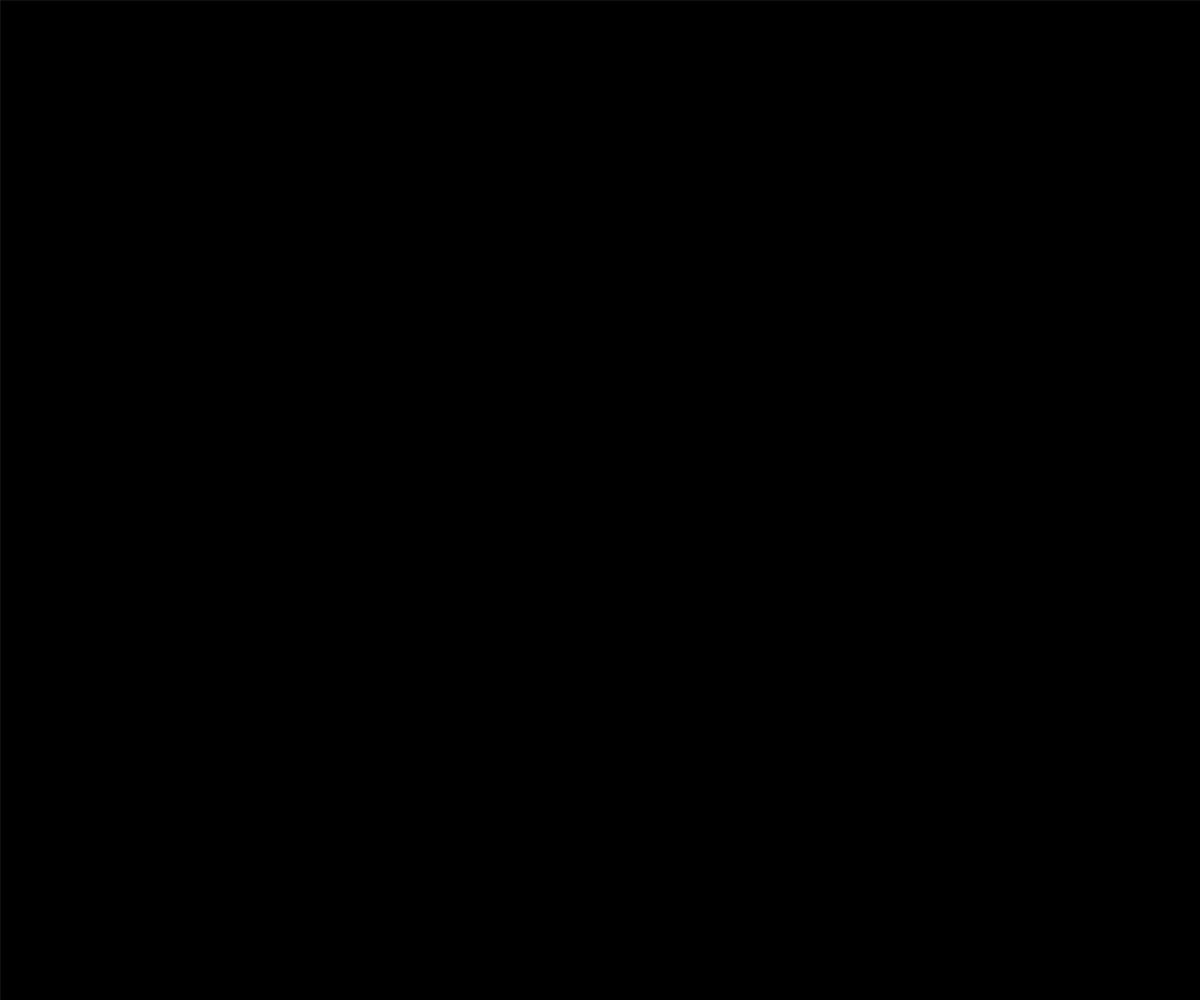
Frame 1 (no input)
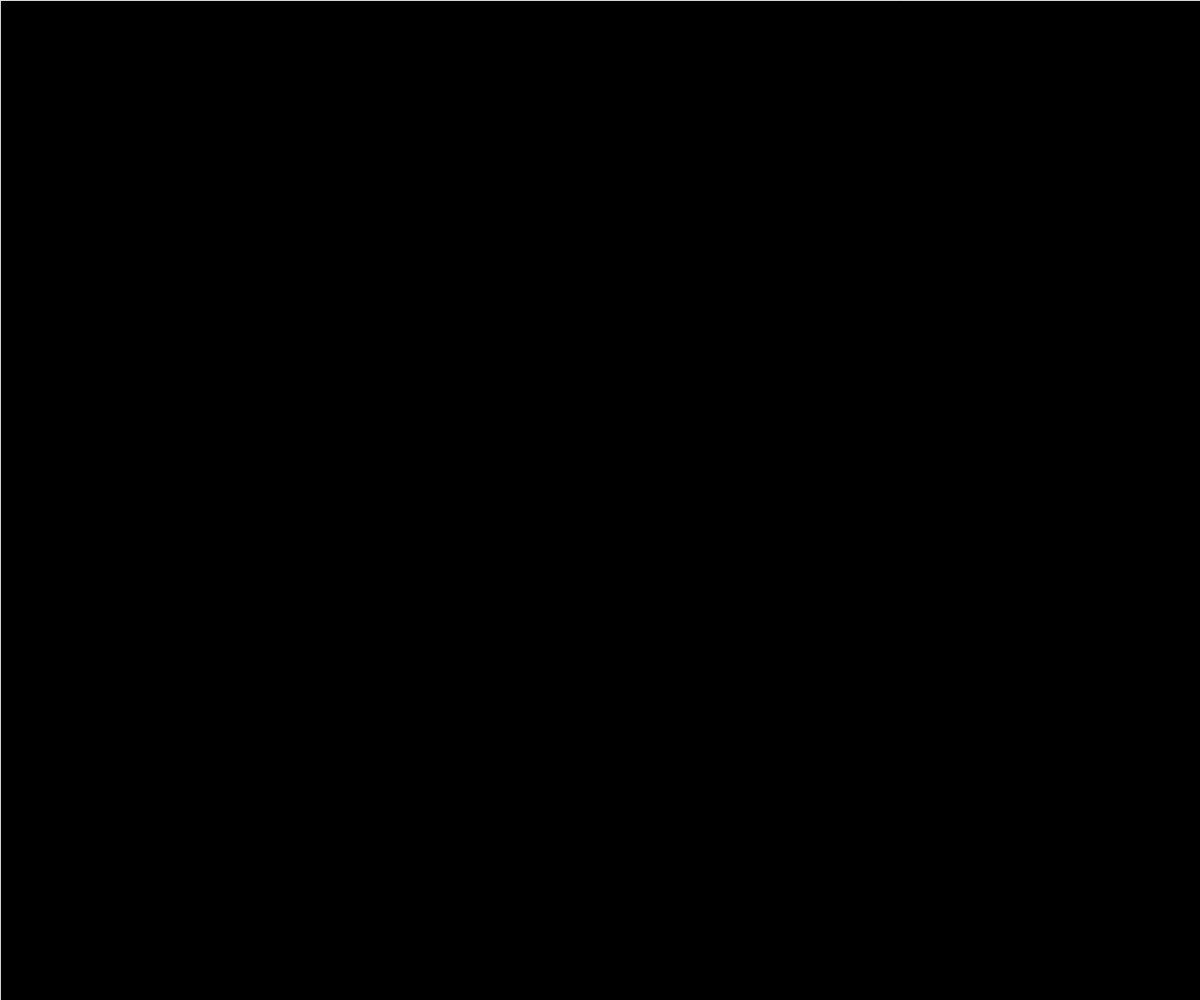
Frame 60 (no input)
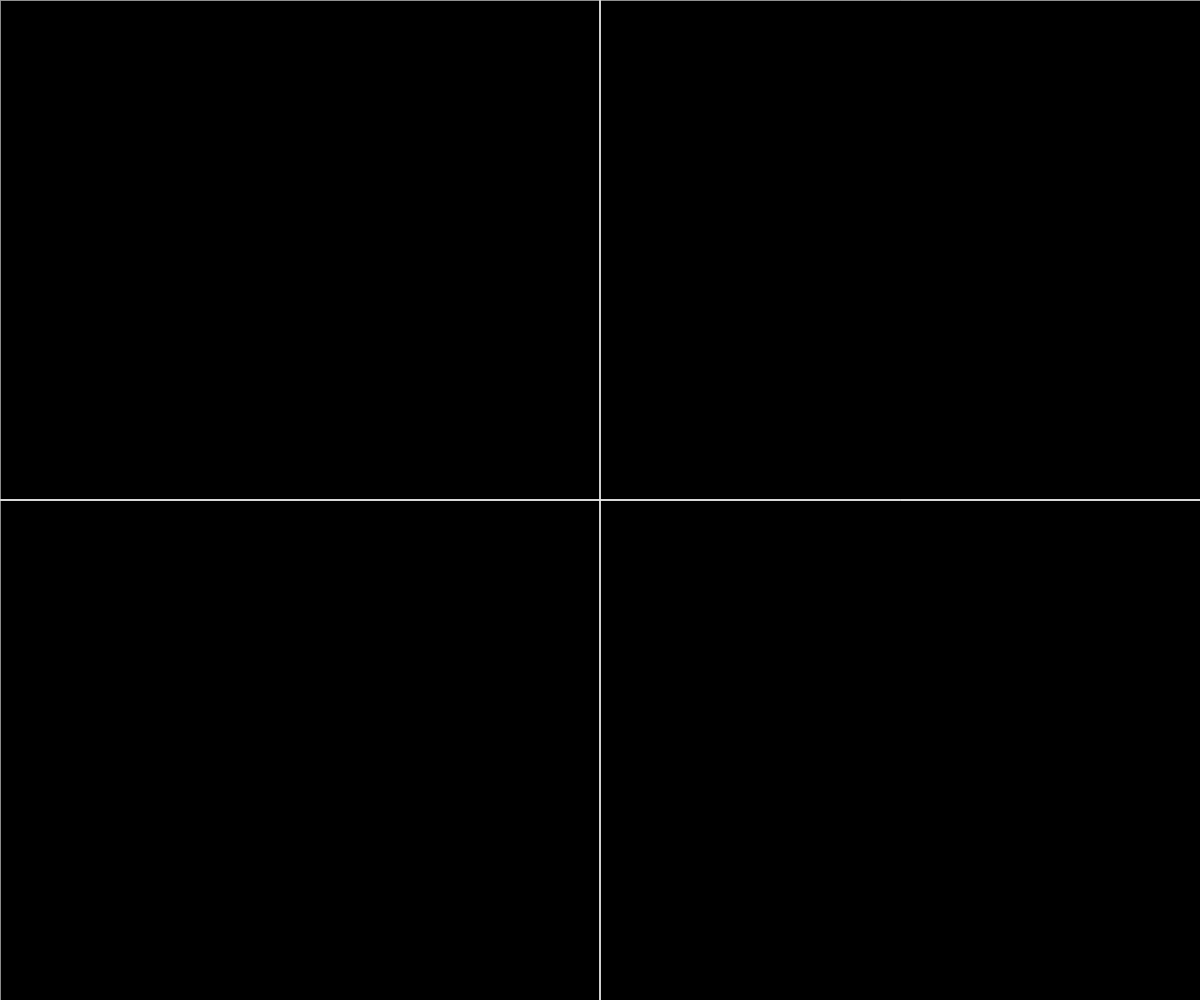
Frame 120 (the mouse pressed at the canvas centre since frame 60)

The p5.js sketch that drew these frames (run headless with seeded random() and noise() and a simulated clock; from frame 60 on, the mouse is pressed at the canvas centre):

// p5.js sketch
// ── sketch.js
let h; 
function setup() {
  
  h=document.documentElement.scrollHeight;
  createCanvas(windowWidth, h);
  background(0);
}

function draw() {
  background(0, 2);
  stroke(255, 30);
  line(mouseX, 0, mouseX, height);
  line(0, mouseY, width, mouseY);
}

// ── style.css
html,
body {
  margin: 20px;
  padding: 0;
  color: white;
  font-family: "Courier Prime", monospace;
}

canvas {
  display: block;
  position: absolute;
  top: 0;
  left: 0;
  z-index: -1;
}

h1 {
  text-align: right;
  font-size: 50px;
  text-shadow: 4px 2px 2px magenta;
}
h2 {
  text-align: right;
  font-size: 25px;
}
h3 {
  text-align: right;
  font-size: 20px;
}

canvas {
  display: block;
}
img {
  width: 100%;
}
.cap {
  text-align: center;
}
